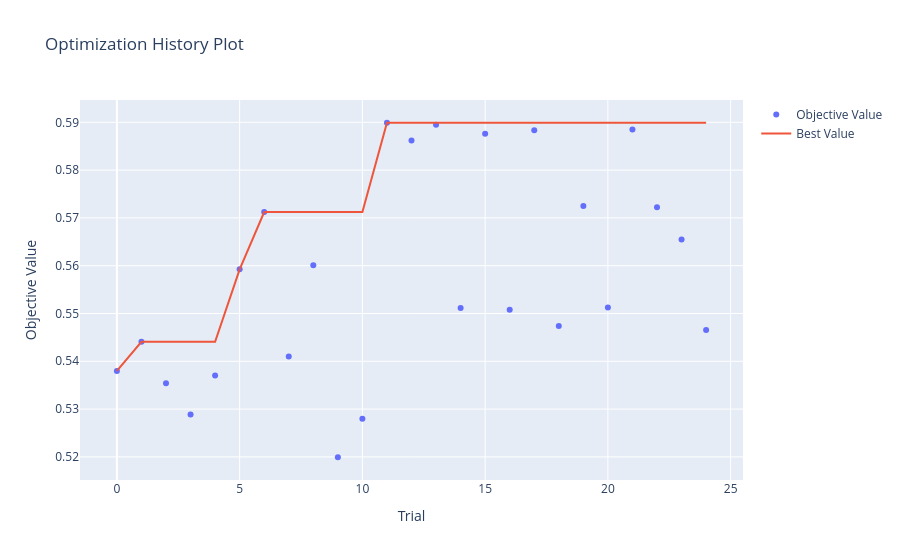
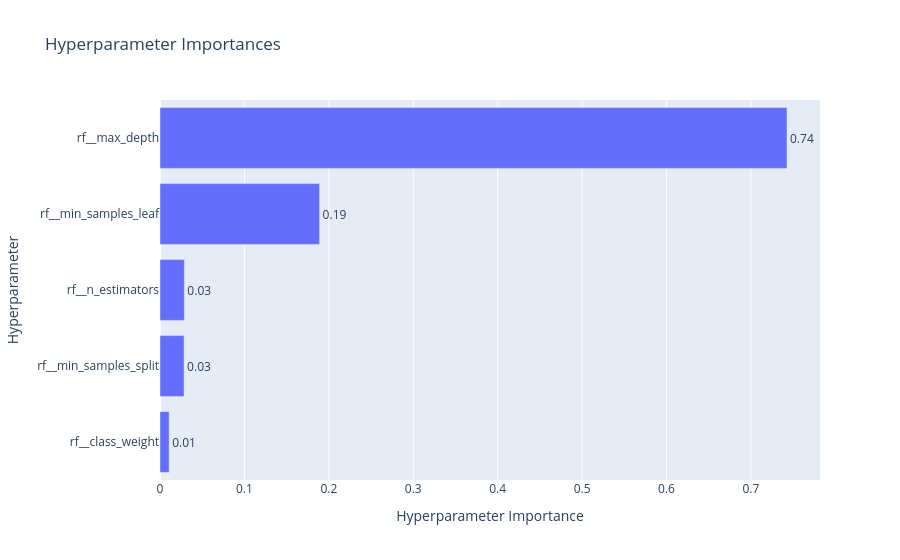

Write notebook code for charts like these, in order.
### Code cell
# Plot optimization history
fig_history = plot_optimization_history(study)
fig_history.show()

# Plot parameter importances
fig_importances = plot_param_importances(study)
fig_importances.show()

### Figure 1 — Plotly figure (JSON) as saved in the notebook; plotly's stock layout.template omitted (floating-point values rounded to 4 significant figures)
{"data": [{"mode": "markers", "name": "Objective Value", "type": "scatter", "x": [0, 1, 2, 3, 4, 5, 6, 7, 8, 9, 10, 11, 12, 13, 14, 15, 16, 17, 18, 19, 20, 21, 22, 23, 24], "y": [0.538, 0.5441, 0.5354, 0.5289, 0.537, 0.5592, 0.5712, 0.541, 0.5601, 0.5199, 0.528, 0.5899, 0.5862, 0.5895, 0.5511, 0.5876, 0.5508, 0.5883, 0.5474, 0.5725, 0.5513, 0.5885, 0.5722, 0.5655, 0.5465]}, {"mode": "lines", "name": "Best Value", "type": "scatter", "x": [0, 1, 2, 3, 4, 5, 6, 7, 8, 9, 10, 11, 12, 13, 14, 15, 16, 17, 18, 19, 20, 21, 22, 23, 24], "y": [0.538, 0.5441, 0.5441, 0.5441, 0.5441, 0.5592, 0.5712, 0.5712, 0.5712, 0.5712, 0.5712, 0.5899, 0.5899, 0.5899, 0.5899, 0.5899, 0.5899, 0.5899, 0.5899, 0.5899, 0.5899, 0.5899, 0.5899, 0.5899, 0.5899]}, {"marker": {"color": "#cccccc"}, "mode": "markers", "name": "Infeasible Trial", "showlegend": false, "type": "scatter", "x": [], "y": []}], "layout": {"title": {"text": "Optimization History Plot"}, "xaxis": {"title": {"text": "Trial"}}, "yaxis": {"title": {"text": "Objective Value"}}}}

### Figure 2 — Plotly figure (JSON) as saved in the notebook; plotly's stock layout.template omitted (floating-point values rounded to 4 significant figures)
{"data": [{"cliponaxis": false, "hovertemplate": ["rf__class_weight (CategoricalDistribution): 0.010878092878465296<extra></extra>", "rf__min_samples_split (IntDistribution): 0.028526597527472004<extra></extra>", "rf__n_estimators (IntDistribution): 0.02882454315680662<extra></extra>", "rf__min_samples_leaf (IntDistribution): 0.18905711632614122<extra></extra>", "rf__max_depth (IntDistribution): 0.7427136501111148<extra></extra>"], "name": "Objective Value", "orientation": "h", "text": ["0.01", "0.03", "0.03", "0.19", "0.74"], "textposition": "outside", "type": "bar", "x": [0.01088, 0.02853, 0.02882, 0.1891, 0.7427], "y": ["rf__class_weight", "rf__min_samples_split", "rf__n_estimators", "rf__min_samples_leaf", "rf__max_depth"]}], "layout": {"title": {"text": "Hyperparameter Importances"}, "xaxis": {"title": {"text": "Hyperparameter Importance"}}, "yaxis": {"title": {"text": "Hyperparameter"}}}}
